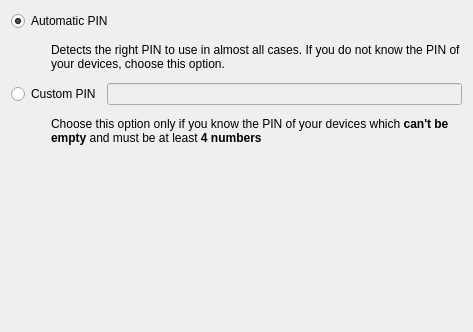
<?xml version="1.0" encoding="UTF-8"?>
<ui version="4.0">
 <class>Pin</class>
 <widget class="QWidget" name="Pin">
  <property name="geometry">
   <rect>
    <x>0</x>
    <y>0</y>
    <width>473</width>
    <height>332</height>
   </rect>
  </property>
  <property name="windowTitle">
   <string>Form</string>
  </property>
  <layout class="QHBoxLayout" name="horizontalLayout">
   <item>
    <layout class="QVBoxLayout" name="verticalLayout">
     <item>
      <widget class="QRadioButton" name="automaticBtn">
       <property name="text">
        <string>Automatic PIN</string>
       </property>
       <property name="checked">
        <bool>true</bool>
       </property>
      </widget>
     </item>
     <item>
      <layout class="QHBoxLayout" name="horizontalLayout_2">
       <item>
        <spacer name="horizontalSpacer">
         <property name="orientation">
          <enum>Qt::Horizontal</enum>
         </property>
         <property name="sizeType">
          <enum>QSizePolicy::Fixed</enum>
         </property>
         <property name="sizeHint" stdset="0">
          <size>
           <width>40</width>
           <height>40</height>
          </size>
         </property>
        </spacer>
       </item>
       <item>
        <widget class="QLabel" name="label">
         <property name="text">
          <string>Detects the right PIN to use in almost all cases. If you do not know the PIN of your devices, choose this option.</string>
         </property>
         <property name="wordWrap">
          <bool>true</bool>
         </property>
        </widget>
       </item>
      </layout>
     </item>
     <item>
      <layout class="QHBoxLayout" name="horizontalLayout_4">
       <item>
        <widget class="QRadioButton" name="manualBtn">
         <property name="sizePolicy">
          <sizepolicy hsizetype="Minimum" vsizetype="Fixed">
           <horstretch>0</horstretch>
           <verstretch>0</verstretch>
          </sizepolicy>
         </property>
         <property name="text">
          <string>Custom PIN</string>
         </property>
        </widget>
       </item>
       <item>
        <widget class="KLineEdit" name="pinEdit">
         <property name="enabled">
          <bool>false</bool>
         </property>
         <property name="inputMask">
          <string>99999999; </string>
         </property>
         <property name="text">
          <string/>
         </property>
         <property name="maxLength">
          <number>8</number>
         </property>
         <property name="clickMessage">
          <string>Type your PIN</string>
         </property>
        </widget>
       </item>
      </layout>
     </item>
     <item>
      <layout class="QHBoxLayout" name="horizontalLayout_3">
       <item>
        <spacer name="horizontalSpacer_2">
         <property name="orientation">
          <enum>Qt::Horizontal</enum>
         </property>
         <property name="sizeType">
          <enum>QSizePolicy::Fixed</enum>
         </property>
         <property name="sizeHint" stdset="0">
          <size>
           <width>40</width>
           <height>40</height>
          </size>
         </property>
        </spacer>
       </item>
       <item>
        <widget class="QLabel" name="label_2">
         <property name="text">
          <string>&lt;!DOCTYPE HTML PUBLIC &quot;-//W3C//DTD HTML 4.0//EN&quot; &quot;http://www.w3.org/TR/REC-html40/strict.dtd&quot;&gt;
&lt;html&gt;&lt;head&gt;&lt;meta name=&quot;qrichtext&quot; content=&quot;1&quot; /&gt;&lt;style type=&quot;text/css&quot;&gt;
p, li { white-space: pre-wrap; }
&lt;/style&gt;&lt;/head&gt;&lt;body style=&quot; font-family:'DejaVu Sans'; font-size:9pt; font-weight:400; font-style:normal;&quot;&gt;
&lt;p style=&quot; margin-top:0px; margin-bottom:0px; margin-left:0px; margin-right:0px; -qt-block-indent:0; text-indent:0px;&quot;&gt;Choose this option only if you know the PIN of your devices which &lt;span style=&quot; font-weight:600;&quot;&gt;can't be empty&lt;/span&gt; and must be at least &lt;span style=&quot; font-weight:600;&quot;&gt;4 numbers &lt;/span&gt;&lt;/p&gt;&lt;/body&gt;&lt;/html&gt;</string>
         </property>
         <property name="wordWrap">
          <bool>true</bool>
         </property>
        </widget>
       </item>
      </layout>
     </item>
     <item>
      <spacer name="verticalSpacer">
       <property name="orientation">
        <enum>Qt::Vertical</enum>
       </property>
       <property name="sizeHint" stdset="0">
        <size>
         <width>20</width>
         <height>40</height>
        </size>
       </property>
      </spacer>
     </item>
    </layout>
   </item>
  </layout>
 </widget>
 <customwidgets>
  <customwidget>
   <class>KLineEdit</class>
   <extends>QLineEdit</extends>
   <header>klineedit.h</header>
  </customwidget>
 </customwidgets>
 <resources/>
 <connections/>
</ui>
